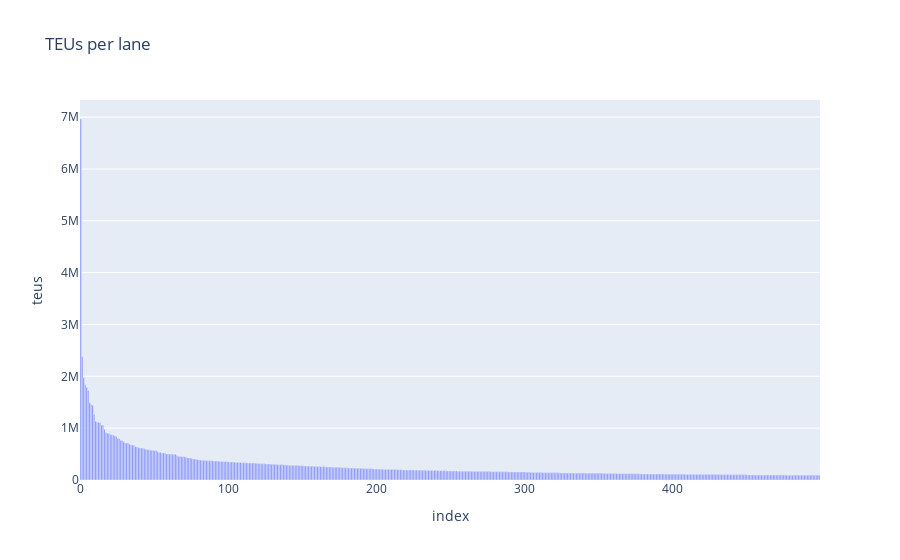

The notebook cell this image was saved under:
### Code cell
df = (
    main_lf
    .group_by('lane_id')
    .agg(pl.col('teus').sum())
    .sort(by='teus', descending=True)
    .with_row_index()
    .collect()
)
px.bar(df, x='index', y='teus', title='TEUs per lane')

### Figure 1 — Plotly figure (JSON) as saved in the notebook; plotly's stock layout.template omitted (floating-point values rounded to 4 significant figures; data arrays with more than 128 entries replaced by an {"elided": "..."} marker saying what was removed)
{"data": [{"alignmentgroup": "True", "hovertemplate": "index=%{x}<br>teus=%{y}<extra></extra>", "legendgroup": "", "marker": {"color": "#636efa", "pattern": {"shape": ""}}, "name": "", "offsetgroup": "", "orientation": "v", "showlegend": false, "textposition": "auto", "type": "bar", "x": {"elided": "500 int values"}, "xaxis": "x", "y": {"elided": "500 float values"}, "yaxis": "y"}], "layout": {"barmode": "relative", "legend": {"tracegroupgap": 0}, "title": {"text": "TEUs per lane"}, "xaxis": {"anchor": "y", "domain": [0, 1], "title": {"text": "index"}}, "yaxis": {"anchor": "x", "domain": [0, 1], "title": {"text": "teus"}}}}
